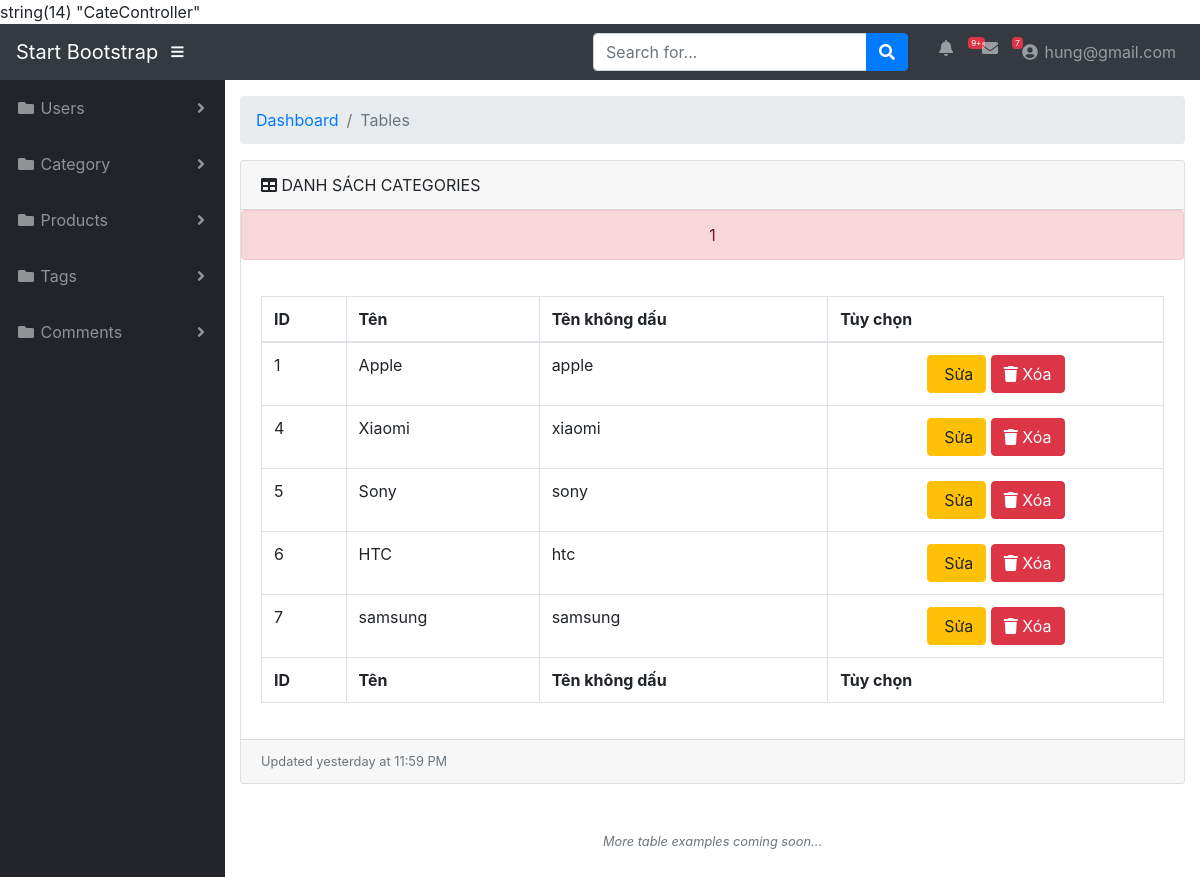
The page /index?controllers=Cate&action=index (signed in) on the database its author committed.
### tables this page shows
CREATE TABLE IF NOT EXISTS `categories` (
  `id` int(11) NOT NULL AUTO_INCREMENT,
  `name` varchar(50) NOT NULL,
  `slug` varchar(50) NOT NULL,
  `created_at` timestamp NOT NULL DEFAULT CURRENT_TIMESTAMP,
  `updated_at` timestamp NOT NULL DEFAULT CURRENT_TIMESTAMP,
  PRIMARY KEY (`id`)
);

### controllers/CateController.php (called while the page is built, shortened)
<?php
require_once 'models/CateModel.php';
class CateController
{
	function index(){
		$cate = new CateModel();
		$cates=$cate->index();
		include 'views/admin/category/list.php';
	}
}
?>

### index.php (called while the page is built, shortened)
<?php
include 'Helpers/loadFile.php';
?>

### config/db.php (called while the page is built, shortened)
<?php
class Database{
    private static $dns='mysql:host=localhost;dbname=mvc_project2;charset=utf8';
    private static $username='root';
    private static $password='';
    public $conn = ' ';
    public function connect()
    {
        try {
            $this->conn = new PDO(self::$dns,self::$username,self::$password);
        } catch (PDOException $e) {
            echo "KẾt nối thất bại: " . $e->getMessage();
        }
        return $this->conn;
    }
}
?>

### models/CateModel.php (called while the page is built, shortened)
<?php
require_once 'config/db.php';
class CateModel extends Database{
	function index(){
		$querySelect = $this->conn->prepare("SELECT * FROM categories");
		$querySelect->execute();
		$category = $querySelect->fetchAll(PDO::FETCH_ASSOC);
		return $category;
	}
}
?>

### views/admin/category/list.php (the view)
<?php
include 'views/admin/layout/header.php';
?>
<div id="wrapper">
	<?php
	include 'views/admin/layout/sidebar.php';
	?>
	<div id="content-wrapper">
		<div class="container-fluid">
			<ol class="breadcrumb">
				<li class="breadcrumb-item">
					<a href="#">Dashboard</a>
				</li>
				<li class="breadcrumb-item active">Tables</li>
			</ol>
			<div class="card mb-3">
				<div class="card-header">
					<i class="fas fa-table"></i>
				DANH SÁCH CATEGORIES</div>
				<?php require_once 'views/admin/message/message.php'; ?>
				<div class="card-body">
					<div class="table-responsive">
						<table class="table table-bordered" id="dataTable" width="100%" cellspacing="0">
							<thead>
								<tr>
									<th>ID</th>
									<th>Tên</th>
									<th>Tên không dấu</th>
									<th>Tùy chọn</th>
								</tr>
							</thead>
							<tfoot>
								<tr>
									<th>ID</th>
									<th>Tên</th>
									<th>Tên không dấu</th>
									<th>Tùy chọn</th>
								</tr>
							</tfoot>
							<tbody>
								<?php foreach ($cates as $key => $value): ?>
									<tr>
										<td><?php echo $value['id']; ?></td>
										<td><?php echo $value['name']; ?></td>
										<td><?php echo $value['slug']; ?></td>
										<td  class="text-center">
											<a href="index?controllers=Cate&action=edit&id=<?php echo $value['id']; ?>" class="btn btn-warning"><i class="fa fa-pencil" aria-hidden="true"></i> Sửa</a>
											<a href="index?controllers=Cate&action=delete&id=<?php echo $value['id']; ?>" class="btn btn-danger" onclick="return confirm('Bạn có chắc chắn muốn xóa?')"><i class="fa fa-trash" aria-hidden="true"></i> Xóa</a>
										</td>
									</tr>
								<?php endforeach ?>
							</tbody>
						</table>
					</div>
				</div>
				<div class="card-footer small text-muted">Updated yesterday at 11:59 PM</div>
			</div>
			<p class="small text-center text-muted my-5">
				<em>More table examples coming soon...</em>
			</p>
		</div>
	</div>
</div>
<?php
include 'views/admin/layout/footer.php';
?>

### rows shown on the page
categories: id "1", name "Apple", slug "apple"
categories: id "4", name "Xiaomi", slug "xiaomi"
categories: id "5", name "Sony", slug "sony"
categories: id "6", name "HTC", slug "htc"
categories: id "7", name "samsung", slug "samsung"

### other values the page prints
$_SESSION['email'] "hung@gmail.com"
$_SESSION['loged'] "1"
